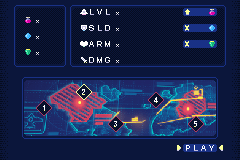

This game map was drawn from its Tiled (.tmx) file and the tilesets committed beside it. A one-line description and the full map source follow:
An orthogonal 30x20 tile map with 8x8 px tiles, 3 tile layers (map_meta_bg, map_meta_fg, map_meta_txt).

<map version="1.4" tiledversion="1.4.2" orientation="orthogonal" renderorder="left-up" width="30" height="20" tilewidth="8" tileheight="8" infinite="0" nextlayerid="5" nextobjectid="1">
 <tileset firstgid="1" name="dialogs" tilewidth="8" tileheight="8" tilecount="320" columns="32">
  <image source="meta.bmp" trans="ff00ff" width="256" height="80" />
 </tileset>
 <layer id="1" name="map_meta_bg" width="30" height="20">
  <data encoding="csv">
138,138,138,138,138,138,138,138,138,138,138,138,138,138,138,138,138,138,138,138,138,138,138,138,138,138,138,138,138,138,
138,138,188,139,139,139,139,189,138,188,139,139,139,139,139,139,139,139,139,139,139,139,139,98,98,98,98,189,138,138,
138,138,139,139,139,139,139,139,138,139,139,139,139,139,139,139,139,139,139,139,139,139,139,139,139,139,139,139,138,138,
138,138,139,139,139,139,139,139,138,139,139,139,139,139,139,139,139,139,139,139,139,139,139,98,98,98,98,139,138,138,
138,138,139,139,139,139,139,139,138,139,139,139,139,139,139,139,139,139,139,139,139,139,139,139,139,139,139,139,138,138,
138,138,139,139,139,139,139,139,138,139,139,139,139,139,139,139,139,139,139,139,139,139,139,98,98,98,98,139,138,138,
138,138,139,139,139,139,139,139,138,139,139,139,139,139,139,139,139,139,139,139,139,139,139,139,139,139,139,139,138,138,
138,138,220,139,139,139,139,221,138,220,139,139,139,139,139,139,139,139,139,139,139,139,139,139,139,139,139,221,138,138,
138,138,138,138,138,138,138,138,138,138,138,138,138,138,138,138,138,138,138,138,138,138,138,138,138,138,138,138,138,138,
138,138,138,138,138,138,138,138,138,138,138,138,138,138,138,138,138,138,138,138,138,138,138,138,138,138,138,138,138,138,
138,138,138,161,162,163,164,165,166,167,168,169,170,171,108,109,110,111,112,113,114,115,116,117,118,119,120,138,138,138,
138,138,138,193,194,195,196,197,198,199,200,201,202,203,140,141,142,143,144,145,146,147,148,149,150,151,152,138,138,138,
138,138,138,225,226,227,228,229,230,231,232,233,234,235,172,173,174,175,176,177,178,179,180,181,182,183,184,138,138,138,
138,138,138,257,258,259,260,261,262,263,264,265,266,267,204,205,206,207,208,209,210,211,212,213,214,215,216,138,138,138,
138,138,138,289,290,291,292,293,294,295,296,297,298,299,236,237,238,239,240,241,242,243,244,245,246,247,248,138,138,138,
138,138,138,121,122,123,124,125,126,127,128,185,186,187,268,269,270,271,272,273,274,275,276,277,278,279,280,138,138,138,
138,138,138,153,154,155,156,157,158,159,160,217,218,219,300,301,302,303,304,305,306,307,308,309,310,311,312,138,138,138,
138,138,138,138,138,138,138,138,138,138,138,138,138,138,138,138,138,138,138,138,138,138,138,138,138,138,138,138,138,138,
138,138,138,138,138,138,138,138,138,138,138,138,138,138,138,138,138,138,138,138,138,138,138,98,98,98,98,138,138,138,
138,138,138,138,138,138,138,138,138,138,138,138,138,138,138,138,138,138,138,138,138,138,138,138,138,138,138,138,138,138
</data>
 </layer>
 <layer id="2" name="map_meta_fg" width="30" height="20">
  <data encoding="csv">
75,65,66,66,66,66,66,66,132,66,66,66,66,66,66,66,66,66,66,66,66,66,66,66,66,66,66,66,67,74,
107,97,0,0,0,0,0,0,69,0,85,45,55,45,82,0,0,0,0,0,0,0,134,77,0,0,79,135,99,106,
75,97,0,79,82,0,0,0,69,0,0,0,0,0,0,0,0,0,0,0,0,0,0,0,0,0,0,0,99,74,
75,97,0,0,0,0,0,0,69,0,83,52,45,37,82,0,0,0,0,0,0,0,134,78,0,0,80,135,99,106,
107,97,0,80,82,0,0,0,69,0,0,0,0,0,0,0,0,0,0,0,0,0,0,0,0,0,0,0,99,74,
75,97,0,0,0,0,0,0,69,0,86,34,51,46,82,0,0,0,0,0,0,0,134,78,0,0,81,135,99,106,
107,97,0,81,82,0,0,0,69,0,0,0,0,0,0,0,0,0,0,0,0,0,0,0,0,0,0,0,99,74,
75,97,0,0,0,0,0,0,69,0,84,37,46,40,82,0,0,0,0,0,0,0,0,0,0,0,0,0,99,74,
107,129,130,130,130,130,130,130,133,130,130,130,130,130,130,130,130,130,130,130,130,130,130,130,130,130,130,130,131,106,
75,0,65,66,66,66,66,66,66,66,66,66,66,66,66,66,66,66,66,66,66,66,66,66,66,66,66,67,0,74,
75,0,97,0,0,0,0,0,0,0,103,0,0,0,0,0,0,0,0,0,0,0,0,0,0,0,0,99,0,74,
107,0,97,0,0,0,0,0,0,70,139,102,0,0,0,0,0,0,0,103,0,0,0,0,0,0,0,99,0,106,
75,0,97,0,0,103,0,0,0,0,71,0,0,0,0,0,0,0,70,139,102,0,0,0,0,0,0,99,0,74,
107,0,97,0,70,139,102,0,0,0,0,0,0,0,0,0,0,0,0,71,0,0,0,0,0,0,0,99,0,74,
75,0,97,0,0,71,0,0,0,0,0,0,0,0,103,0,0,0,0,0,0,0,0,0,103,0,0,99,0,106,
107,0,97,0,0,0,0,0,0,0,0,0,0,70,139,102,0,0,0,0,0,0,0,70,139,102,0,99,0,74,
75,0,97,0,0,0,0,0,0,0,0,0,0,0,71,0,0,0,0,0,0,0,0,0,71,0,0,99,0,74,
75,0,129,130,130,130,130,130,130,130,130,130,130,130,130,130,130,130,130,130,130,130,130,130,130,130,130,131,0,106,
107,0,0,0,0,0,0,0,0,0,0,0,0,0,0,0,0,0,0,0,0,0,134,49,45,34,58,135,0,74,
75,0,0,0,0,0,0,0,0,0,0,0,0,0,0,0,0,0,0,0,0,0,0,0,0,0,0,0,0,106
</data>
 </layer>
 <layer id="4" name="map_meta_txt" width="30" height="20">
  <data encoding="csv">
0,0,0,0,0,0,0,0,0,0,0,0,0,0,0,0,0,0,0,0,0,0,0,0,0,0,0,0,0,0,
0,0,0,0,0,0,0,0,0,0,0,0,0,0,0,0,0,0,0,0,0,0,0,0,0,0,0,0,0,0,
0,0,0,0,0,0,0,0,0,0,0,0,0,0,0,0,0,0,0,0,0,0,0,0,0,0,0,0,0,0,
0,0,0,0,0,0,0,0,0,0,0,0,0,0,0,0,0,0,0,0,0,0,0,0,0,0,0,0,0,0,
0,0,0,0,0,0,0,0,0,0,0,0,0,0,0,0,0,0,0,0,0,0,0,0,0,0,0,0,0,0,
0,0,0,0,0,0,0,0,0,0,0,0,0,0,0,0,0,0,0,0,0,0,0,0,0,0,0,0,0,0,
0,0,0,0,0,0,0,0,0,0,0,0,0,0,0,0,0,0,0,0,0,0,0,0,0,0,0,0,0,0,
0,0,0,0,0,0,0,0,0,0,0,0,0,0,0,0,0,0,0,0,0,0,0,0,0,0,0,0,0,0,
0,0,0,0,0,0,0,0,0,0,0,0,0,0,0,0,0,0,0,0,0,0,0,0,0,0,0,0,0,0,
0,0,0,0,0,0,0,0,0,0,0,0,0,0,0,0,0,0,0,0,0,0,0,0,0,0,0,0,0,0,
0,0,0,0,0,0,0,0,0,0,105,0,0,0,0,0,0,0,0,0,0,0,0,0,0,0,0,0,0,0,
0,0,0,0,0,0,0,0,0,72,19,104,0,0,0,0,0,0,0,0,0,0,0,0,0,0,0,0,0,0,
0,0,0,0,0,0,0,0,0,0,73,0,0,0,0,0,0,0,0,21,0,0,0,0,0,0,0,0,0,0,
0,0,0,0,0,18,0,0,0,0,0,0,0,0,0,0,0,0,0,0,0,0,0,0,0,0,0,0,0,0,
0,0,0,0,0,0,0,0,0,0,0,0,0,0,0,0,0,0,0,0,0,0,0,0,0,0,0,0,0,0,
0,0,0,0,0,0,0,0,0,0,0,0,0,0,20,0,0,0,0,0,0,0,0,0,22,0,0,0,0,0,
0,0,0,0,0,0,0,0,0,0,0,0,0,0,0,0,0,0,0,0,0,0,0,0,0,0,0,0,0,0,
0,0,0,0,0,0,0,0,0,0,0,0,0,0,0,0,0,0,0,0,0,0,0,0,0,0,0,0,0,0,
0,0,0,0,0,0,0,0,0,0,0,0,0,0,0,0,0,0,0,0,0,0,136,0,0,0,0,137,0,0,
0,0,0,0,0,0,0,0,0,0,0,0,0,0,0,0,0,0,0,0,0,0,0,0,0,0,0,0,0,0
</data>
 </layer>
</map>
